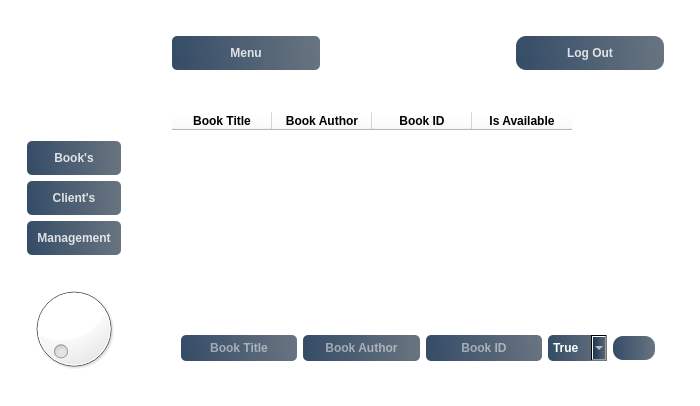
<?xml version="1.0" encoding="UTF-8"?>
<ui version="4.0">
 <class>MainWindow</class>
 <widget class="QMainWindow" name="MainWindow">
  <property name="geometry">
   <rect>
    <x>0</x>
    <y>0</y>
    <width>700</width>
    <height>406</height>
   </rect>
  </property>
  <property name="windowTitle">
   <string>MainWindow</string>
  </property>
  <property name="styleSheet">
   <string notr="true">*{
border: none;
background-color: #ffffff;
color : #000000;
}
#side_menu{
background-color: #071e26;
border-radius: 20px;
}
QPushButton{
padding: 10px;
background-color: #040f13;
border-radius: 5px;
color: #ffffff ;
}



QPushButton#button_logout,#Addbook,#addB_C,#Addclient{	
	background-color: qlineargradient(spread:pad, x1:0, y1:0.505682, x2:1, y2:0.477, stop:0 rgba(20, 47, 78, 219), stop:1 rgba(85, 98, 112, 226));
	color:rgba(255, 255, 255, 210);
	border-radius:10px;
}


QPushButton#button_logout:hover,#Addbook:hover,#addB_C:hover,#Addclient:hover{	
	background-color: qlineargradient(spread:pad, x1:0, y1:0.505682, x2:1, y2:0.477, stop:0 rgba(40, 67, 98, 219), stop:1 rgba(105, 118, 132, 226));
}


QPushButton#button_logout:pressed,#Addbook:pressed,#addB_C:pressed,#Addclient:pressed{	
	padding-left:5px;
	padding-top:5px;
	background-color:rgba(105, 118, 132, 200);
}

/* Style de base pour les boutons */
QPushButton#Management_2,#Books_2,#Client,#Addbook ,#Menu,#Addclient ,#addB_C
{	
    	background-color: qlineargradient(spread:pad, x1:0, y1:0.505682, x2:1, y2:0.477, stop:0 rgba(20, 47, 78, 219), stop:1 rgba(85, 98, 112, 226));
       color:rgba(255, 255, 255, 210);
}

/* Effet au survol */
QPushButton#Management_2:hover,#Books_2:hover,#Client:hover,#Addbook:hover,#Menu:hover,#Addclient:hover,#addB_C:hover
 {	
    color: rgba(155, 168, 182, 220);
}

/* Effet lors du clic */
QPushButton#Management_2:pressed,#Books_2:pressed, #Client:pressed, #Addbook:pressed ,#Menu:pressed, #Addclient:pressed,#addB_C:pressed
{	
    padding-left: 5px;
    padding-top: 5px;
    color: rgba(115, 128, 142, 255);
}

</string>
  </property>
  <widget class="QWidget" name="centralwidget">
   <layout class="QHBoxLayout" name="horizontalLayout">
    <item>
     <widget class="QFrame" name="frame">
      <layout class="QVBoxLayout" name="verticalLayout">
       <item>
        <widget class="QFrame" name="frame_3">
         <property name="styleSheet">
          <string notr="true">
image: url(:/images/images/logo3-removebg-preview.png);</string>
         </property>
         <property name="frameShape">
          <enum>QFrame::StyledPanel</enum>
         </property>
         <property name="frameShadow">
          <enum>QFrame::Raised</enum>
         </property>
        </widget>
       </item>
       <item>
        <widget class="QFrame" name="frame_4">
         <property name="frameShape">
          <enum>QFrame::StyledPanel</enum>
         </property>
         <property name="frameShadow">
          <enum>QFrame::Raised</enum>
         </property>
         <layout class="QVBoxLayout" name="verticalLayout_2">
          <item>
           <widget class="QPushButton" name="Books_2">
            <property name="font">
             <font>
              <weight>75</weight>
              <bold>true</bold>
             </font>
            </property>
            <property name="styleSheet">
             <string notr="true"/>
            </property>
            <property name="text">
             <string>Book's</string>
            </property>
            <property name="icon">
             <iconset>
              <normaloff>images/books_icon.png</normaloff>images/books_icon.png</iconset>
            </property>
           </widget>
          </item>
          <item>
           <widget class="QPushButton" name="Client">
            <property name="font">
             <font>
              <weight>75</weight>
              <bold>true</bold>
             </font>
            </property>
            <property name="styleSheet">
             <string notr="true"/>
            </property>
            <property name="text">
             <string>Client's</string>
            </property>
            <property name="icon">
             <iconset>
              <normaloff>images/person_profile_icon.png</normaloff>images/person_profile_icon.png</iconset>
            </property>
           </widget>
          </item>
          <item>
           <widget class="QPushButton" name="Management_2">
            <property name="font">
             <font>
              <weight>75</weight>
              <bold>true</bold>
             </font>
            </property>
            <property name="text">
             <string>Management</string>
            </property>
            <property name="icon">
             <iconset>
              <normaloff>images/management_clock_icon.png</normaloff>images/management_clock_icon.png</iconset>
            </property>
           </widget>
          </item>
         </layout>
        </widget>
       </item>
       <item>
        <widget class="QFrame" name="frame_5">
         <property name="frameShape">
          <enum>QFrame::StyledPanel</enum>
         </property>
         <property name="frameShadow">
          <enum>QFrame::Raised</enum>
         </property>
         <layout class="QVBoxLayout" name="verticalLayout_4">
          <item>
           <widget class="QDial" name="dial"/>
          </item>
         </layout>
        </widget>
       </item>
      </layout>
     </widget>
    </item>
    <item>
     <widget class="QFrame" name="frame_2">
      <property name="frameShape">
       <enum>QFrame::StyledPanel</enum>
      </property>
      <property name="frameShadow">
       <enum>QFrame::Raised</enum>
      </property>
      <layout class="QVBoxLayout" name="verticalLayout_3">
       <item>
        <widget class="QFrame" name="frame_6">
         <property name="frameShape">
          <enum>QFrame::StyledPanel</enum>
         </property>
         <property name="frameShadow">
          <enum>QFrame::Raised</enum>
         </property>
         <layout class="QHBoxLayout" name="horizontalLayout_2">
          <item>
           <widget class="QWidget" name="widget_9" native="true">
            <layout class="QHBoxLayout" name="horizontalLayout_3">
             <item>
              <widget class="QPushButton" name="Menu">
               <property name="sizePolicy">
                <sizepolicy hsizetype="Minimum" vsizetype="Fixed">
                 <horstretch>5</horstretch>
                 <verstretch>0</verstretch>
                </sizepolicy>
               </property>
               <property name="font">
                <font>
                 <weight>75</weight>
                 <bold>true</bold>
                </font>
               </property>
               <property name="text">
                <string>Menu</string>
               </property>
               <property name="icon">
                <iconset resource="res.qrc">
                 <normaloff>:/images/images/menu (2).png</normaloff>:/images/images/menu (2).png</iconset>
               </property>
               <property name="iconSize">
                <size>
                 <width>16</width>
                 <height>16</height>
                </size>
               </property>
              </widget>
             </item>
            </layout>
           </widget>
          </item>
          <item>
           <widget class="QFrame" name="frame_11">
            <property name="sizePolicy">
             <sizepolicy hsizetype="Preferred" vsizetype="Preferred">
              <horstretch>0</horstretch>
              <verstretch>0</verstretch>
             </sizepolicy>
            </property>
            <property name="frameShape">
             <enum>QFrame::StyledPanel</enum>
            </property>
            <property name="frameShadow">
             <enum>QFrame::Raised</enum>
            </property>
            <layout class="QGridLayout" name="gridLayout">
             <item row="0" column="0">
              <widget class="QLabel" name="label_2">
               <property name="font">
                <font>
                 <weight>75</weight>
                 <bold>true</bold>
                </font>
               </property>
               <property name="styleSheet">
                <string notr="true">image: url(:/images/images/logo3-removebg-preview.png);</string>
               </property>
               <property name="text">
                <string/>
               </property>
               <property name="alignment">
                <set>Qt::AlignCenter</set>
               </property>
              </widget>
             </item>
            </layout>
           </widget>
          </item>
          <item>
           <widget class="QFrame" name="frame_10">
            <property name="frameShape">
             <enum>QFrame::StyledPanel</enum>
            </property>
            <property name="frameShadow">
             <enum>QFrame::Raised</enum>
            </property>
            <layout class="QHBoxLayout" name="horizontalLayout_4">
             <item>
              <widget class="QPushButton" name="button_logout">
               <property name="font">
                <font>
                 <weight>75</weight>
                 <bold>true</bold>
                </font>
               </property>
               <property name="text">
                <string>Log Out</string>
               </property>
               <property name="icon">
                <iconset>
                 <normaloff>images/logout_close_icon.png</normaloff>images/logout_close_icon.png</iconset>
               </property>
              </widget>
             </item>
            </layout>
           </widget>
          </item>
         </layout>
        </widget>
       </item>
       <item>
        <widget class="QFrame" name="frame_7">
         <property name="frameShape">
          <enum>QFrame::StyledPanel</enum>
         </property>
         <property name="frameShadow">
          <enum>QFrame::Raised</enum>
         </property>
         <layout class="QHBoxLayout" name="horizontalLayout_5">
          <item>
           <widget class="QStackedWidget" name="stackedWidget">
            <property name="mouseTracking">
             <bool>false</bool>
            </property>
            <property name="currentIndex">
             <number>0</number>
            </property>
            <widget class="QWidget" name="Books">
             <layout class="QVBoxLayout" name="verticalLayout_5">
              <item>
               <layout class="QVBoxLayout" name="verticalLayout_6">
                <item>
                 <widget class="QTableWidget" name="tableWidget">
                  <property name="font">
                   <font>
                    <weight>75</weight>
                    <bold>true</bold>
                   </font>
                  </property>
                  <column>
                   <property name="text">
                    <string>Book Title</string>
                   </property>
                   <property name="font">
                    <font>
                     <weight>75</weight>
                     <bold>true</bold>
                    </font>
                   </property>
                   <property name="textAlignment">
                    <set>AlignCenter</set>
                   </property>
                  </column>
                  <column>
                   <property name="text">
                    <string>Book Author</string>
                   </property>
                   <property name="font">
                    <font>
                     <weight>75</weight>
                     <bold>true</bold>
                    </font>
                   </property>
                   <property name="textAlignment">
                    <set>AlignCenter</set>
                   </property>
                  </column>
                  <column>
                   <property name="text">
                    <string>Book ID</string>
                   </property>
                   <property name="font">
                    <font>
                     <pointsize>9</pointsize>
                     <weight>75</weight>
                     <bold>true</bold>
                    </font>
                   </property>
                   <property name="textAlignment">
                    <set>AlignCenter</set>
                   </property>
                  </column>
                  <column>
                   <property name="text">
                    <string>Is Available</string>
                   </property>
                   <property name="font">
                    <font>
                     <weight>75</weight>
                     <bold>true</bold>
                    </font>
                   </property>
                   <property name="textAlignment">
                    <set>AlignCenter</set>
                   </property>
                  </column>
                 </widget>
                </item>
                <item alignment="Qt::AlignBottom">
                 <widget class="QFrame" name="frame_8">
                  <property name="frameShape">
                   <enum>QFrame::StyledPanel</enum>
                  </property>
                  <property name="frameShadow">
                   <enum>QFrame::Raised</enum>
                  </property>
                  <layout class="QHBoxLayout" name="horizontalLayout_6">
                   <item>
                    <widget class="QLineEdit" name="lineEdit_3">
                     <property name="font">
                      <font>
                       <weight>75</weight>
                       <bold>true</bold>
                      </font>
                     </property>
                     <property name="styleSheet">
                      <string notr="true">
padding: 5px;
border-radius: 5px;
color: #fff ;
	background-color: qlineargradient(spread:pad, x1:0, y1:0.505682, x2:1, y2:0.477, stop:0 rgba(20, 47, 78, 219), stop:1 rgba(85, 98, 112, 226));</string>
                     </property>
                     <property name="alignment">
                      <set>Qt::AlignCenter</set>
                     </property>
                     <property name="placeholderText">
                      <string>Book Title</string>
                     </property>
                    </widget>
                   </item>
                   <item>
                    <widget class="QLineEdit" name="lineEdit">
                     <property name="font">
                      <font>
                       <weight>75</weight>
                       <bold>true</bold>
                      </font>
                     </property>
                     <property name="styleSheet">
                      <string notr="true">	background-color: qlineargradient(spread:pad, x1:0, y1:0.505682, x2:1, y2:0.477, stop:0 rgba(20, 47, 78, 219), stop:1 rgba(85, 98, 112, 226));
color: rgb(255, 255, 255);
padding: 5px;
border-radius: 5px;
</string>
                     </property>
                     <property name="alignment">
                      <set>Qt::AlignCenter</set>
                     </property>
                     <property name="placeholderText">
                      <string>Book Author</string>
                     </property>
                    </widget>
                   </item>
                   <item>
                    <widget class="QLineEdit" name="lineEdit_2">
                     <property name="font">
                      <font>
                       <weight>75</weight>
                       <bold>true</bold>
                      </font>
                     </property>
                     <property name="styleSheet">
                      <string notr="true">	background-color: qlineargradient(spread:pad, x1:0, y1:0.505682, x2:1, y2:0.477, stop:0 rgba(20, 47, 78, 219), stop:1 rgba(85, 98, 112, 226));
color: rgb(255, 255, 255);
padding: 5px;
border-radius: 5px;
</string>
                     </property>
                     <property name="alignment">
                      <set>Qt::AlignCenter</set>
                     </property>
                     <property name="placeholderText">
                      <string>Book ID</string>
                     </property>
                    </widget>
                   </item>
                   <item>
                    <widget class="QComboBox" name="comboBox">
                     <property name="font">
                      <font>
                       <weight>75</weight>
                       <bold>true</bold>
                      </font>
                     </property>
                     <property name="styleSheet">
                      <string notr="true">	background-color: qlineargradient(spread:pad, x1:0, y1:0.505682, x2:1, y2:0.477, stop:0 rgba(20, 47, 78, 219), stop:1 rgba(85, 98, 112, 226));
color: rgb(255, 255, 255);
padding: 5px;
border-radius: 5px;
</string>
                     </property>
                     <item>
                      <property name="text">
                       <string>True</string>
                      </property>
                     </item>
                     <item>
                      <property name="text">
                       <string>False</string>
                      </property>
                     </item>
                    </widget>
                   </item>
                   <item>
                    <widget class="QPushButton" name="Addbook">
                     <property name="font">
                      <font>
                       <weight>50</weight>
                       <bold>false</bold>
                      </font>
                     </property>
                     <property name="styleSheet">
                      <string notr="true">padding: 5px;

</string>
                     </property>
                     <property name="text">
                      <string/>
                     </property>
                     <property name="icon">
                      <iconset>
                       <normaloff>images/add_plus_icon.png</normaloff>images/add_plus_icon.png</iconset>
                     </property>
                     <property name="checkable">
                      <bool>false</bool>
                     </property>
                     <property name="autoDefault">
                      <bool>false</bool>
                     </property>
                    </widget>
                   </item>
                  </layout>
                 </widget>
                </item>
               </layout>
              </item>
             </layout>
            </widget>
            <widget class="QWidget" name="Clients">
             <layout class="QVBoxLayout" name="verticalLayout_8">
              <item>
               <layout class="QVBoxLayout" name="verticalLayout_7">
                <item>
                 <widget class="QTableWidget" name="tableWidget_2">
                  <property name="font">
                   <font>
                    <weight>75</weight>
                    <bold>true</bold>
                   </font>
                  </property>
                  <column>
                   <property name="text">
                    <string>First Name</string>
                   </property>
                   <property name="font">
                    <font>
                     <weight>75</weight>
                     <bold>true</bold>
                    </font>
                   </property>
                   <property name="textAlignment">
                    <set>AlignCenter</set>
                   </property>
                  </column>
                  <column>
                   <property name="text">
                    <string>Last Name</string>
                   </property>
                   <property name="font">
                    <font>
                     <weight>75</weight>
                     <bold>true</bold>
                    </font>
                   </property>
                   <property name="textAlignment">
                    <set>AlignCenter</set>
                   </property>
                  </column>
                  <column>
                   <property name="text">
                    <string>Client ID</string>
                   </property>
                   <property name="font">
                    <font>
                     <weight>75</weight>
                     <bold>true</bold>
                    </font>
                   </property>
                   <property name="textAlignment">
                    <set>AlignCenter</set>
                   </property>
                  </column>
                  <column>
                   <property name="text">
                    <string>Client Email</string>
                   </property>
                   <property name="font">
                    <font>
                     <weight>75</weight>
                     <bold>true</bold>
                    </font>
                   </property>
                   <property name="textAlignment">
                    <set>AlignCenter</set>
                   </property>
                  </column>
                 </widget>
                </item>
                <item>
                 <widget class="QFrame" name="frame_12">
                  <property name="frameShape">
                   <enum>QFrame::StyledPanel</enum>
                  </property>
                  <property name="frameShadow">
                   <enum>QFrame::Raised</enum>
                  </property>
                  <layout class="QHBoxLayout" name="horizontalLayout_7">
                   <item>
                    <widget class="QLineEdit" name="lineEdit_5">
                     <property name="font">
                      <font>
                       <weight>75</weight>
                       <bold>true</bold>
                      </font>
                     </property>
                     <property name="styleSheet">
                      <string notr="true">	background-color: qlineargradient(spread:pad, x1:0, y1:0.505682, x2:1, y2:0.477, stop:0 rgba(20, 47, 78, 219), stop:1 rgba(85, 98, 112, 226));
padding: 5px;
border-radius: 5px;
color: #fff ;</string>
                     </property>
                     <property name="alignment">
                      <set>Qt::AlignCenter</set>
                     </property>
                     <property name="placeholderText">
                      <string>First Name</string>
                     </property>
                    </widget>
                   </item>
                   <item>
                    <widget class="QLineEdit" name="lineEdit_6">
                     <property name="font">
                      <font>
                       <weight>75</weight>
                       <bold>true</bold>
                      </font>
                     </property>
                     <property name="styleSheet">
                      <string notr="true">	background-color: qlineargradient(spread:pad, x1:0, y1:0.505682, x2:1, y2:0.477, stop:0 rgba(20, 47, 78, 219), stop:1 rgba(85, 98, 112, 226));
padding: 5px;
border-radius: 5px;
color: #fff ;</string>
                     </property>
                     <property name="alignment">
                      <set>Qt::AlignCenter</set>
                     </property>
                     <property name="placeholderText">
                      <string>Last Name</string>
                     </property>
                    </widget>
                   </item>
                   <item>
                    <widget class="QLineEdit" name="lineEdit_7">
                     <property name="font">
                      <font>
                       <weight>75</weight>
                       <bold>true</bold>
                      </font>
                     </property>
                     <property name="styleSheet">
                      <string notr="true">	background-color: qlineargradient(spread:pad, x1:0, y1:0.505682, x2:1, y2:0.477, stop:0 rgba(20, 47, 78, 219), stop:1 rgba(85, 98, 112, 226));
padding: 5px;
border-radius: 5px;
color: #fff ;</string>
                     </property>
                     <property name="alignment">
                      <set>Qt::AlignCenter</set>
                     </property>
                     <property name="placeholderText">
                      <string>Client ID</string>
                     </property>
                    </widget>
                   </item>
                   <item>
                    <widget class="QLineEdit" name="lineEdit_8">
                     <property name="font">
                      <font>
                       <weight>75</weight>
                       <bold>true</bold>
                      </font>
                     </property>
                     <property name="styleSheet">
                      <string notr="true">	background-color: qlineargradient(spread:pad, x1:0, y1:0.505682, x2:1, y2:0.477, stop:0 rgba(20, 47, 78, 219), stop:1 rgba(85, 98, 112, 226));
padding: 5px;
border-radius: 5px;
color: #fff ;</string>
                     </property>
                     <property name="alignment">
                      <set>Qt::AlignCenter</set>
                     </property>
                     <property name="placeholderText">
                      <string>Client Email</string>
                     </property>
                    </widget>
                   </item>
                   <item>
                    <widget class="QPushButton" name="Addclient">
                     <property name="styleSheet">
                      <string notr="true">padding: 5px;

</string>
                     </property>
                     <property name="text">
                      <string/>
                     </property>
                     <property name="icon">
                      <iconset>
                       <normaloff>images/add_plus_icon.png</normaloff>images/add_plus_icon.png</iconset>
                     </property>
                    </widget>
                   </item>
                  </layout>
                 </widget>
                </item>
               </layout>
              </item>
             </layout>
            </widget>
            <widget class="QWidget" name="Management">
             <layout class="QVBoxLayout" name="verticalLayout_10">
              <item>
               <layout class="QVBoxLayout" name="verticalLayout_9">
                <item>
                 <widget class="QTableWidget" name="tableWidget_3">
                  <property name="minimumSize">
                   <size>
                    <width>453</width>
                    <height>184</height>
                   </size>
                  </property>
                  <property name="maximumSize">
                   <size>
                    <width>453</width>
                    <height>16777215</height>
                   </size>
                  </property>
                  <property name="font">
                   <font>
                    <weight>75</weight>
                    <bold>true</bold>
                   </font>
                  </property>
                  <column>
                   <property name="text">
                    <string>Client Name</string>
                   </property>
                   <property name="font">
                    <font>
                     <weight>75</weight>
                     <bold>true</bold>
                     <stylestrategy>PreferAntialias</stylestrategy>
                    </font>
                   </property>
                   <property name="textAlignment">
                    <set>AlignCenter</set>
                   </property>
                  </column>
                  <column>
                   <property name="text">
                    <string>Client ID</string>
                   </property>
                   <property name="font">
                    <font>
                     <weight>75</weight>
                     <bold>true</bold>
                    </font>
                   </property>
                   <property name="textAlignment">
                    <set>AlignCenter</set>
                   </property>
                  </column>
                  <column>
                   <property name="text">
                    <string>Books Borrowed</string>
                   </property>
                   <property name="font">
                    <font>
                     <weight>75</weight>
                     <bold>true</bold>
                    </font>
                   </property>
                   <property name="textAlignment">
                    <set>AlignCenter</set>
                   </property>
                  </column>
                 </widget>
                </item>
                <item alignment="Qt::AlignBottom">
                 <widget class="QFrame" name="frame_13">
                  <property name="frameShape">
                   <enum>QFrame::StyledPanel</enum>
                  </property>
                  <property name="frameShadow">
                   <enum>QFrame::Raised</enum>
                  </property>
                  <layout class="QHBoxLayout" name="horizontalLayout_8">
                   <item>
                    <widget class="QLabel" name="label">
                     <property name="font">
                      <font>
                       <weight>75</weight>
                       <bold>true</bold>
                      </font>
                     </property>
                     <property name="text">
                      <string>Client Name</string>
                     </property>
                     <property name="alignment">
                      <set>Qt::AlignCenter</set>
                     </property>
                    </widget>
                   </item>
                   <item>
                    <widget class="QComboBox" name="comboBox_2">
                     <property name="enabled">
                      <bool>false</bool>
                     </property>
                     <property name="sizePolicy">
                      <sizepolicy hsizetype="MinimumExpanding" vsizetype="Fixed">
                       <horstretch>0</horstretch>
                       <verstretch>0</verstretch>
                      </sizepolicy>
                     </property>
                     <property name="font">
                      <font>
                       <weight>75</weight>
                       <bold>true</bold>
                      </font>
                     </property>
                     <property name="styleSheet">
                      <string notr="true">background-color: qlineargradient(spread:pad, x1:0, y1:0.505682, x2:1, y2:0.477, stop:0 rgba(20, 47, 78, 219), stop:1 rgba(85, 98, 112, 226));
padding: 5px;
border-radius: 5px;
color: #fff ;</string>
                     </property>
                     <property name="placeholderText">
                      <string/>
                     </property>
                    </widget>
                   </item>
                   <item>
                    <widget class="QLabel" name="label_3">
                     <property name="font">
                      <font>
                       <weight>75</weight>
                       <bold>true</bold>
                      </font>
                     </property>
                     <property name="text">
                      <string>Books</string>
                     </property>
                     <property name="alignment">
                      <set>Qt::AlignCenter</set>
                     </property>
                    </widget>
                   </item>
                   <item>
                    <widget class="QComboBox" name="comboBox_3">
                     <property name="sizePolicy">
                      <sizepolicy hsizetype="MinimumExpanding" vsizetype="Fixed">
                       <horstretch>0</horstretch>
                       <verstretch>0</verstretch>
                      </sizepolicy>
                     </property>
                     <property name="styleSheet">
                      <string notr="true">background-color: qlineargradient(spread:pad, x1:0, y1:0.505682, x2:1, y2:0.477, stop:0 rgba(20, 47, 78, 219), stop:1 rgba(85, 98, 112, 226));
padding: 5px;
border-radius: 5px;
color: #fff ;</string>
                     </property>
                     <property name="placeholderText">
                      <string>Client Name</string>
                     </property>
                    </widget>
                   </item>
                   <item>
                    <widget class="QPushButton" name="addB_C">
                     <property name="styleSheet">
                      <string notr="true">padding: 5px;
</string>
                     </property>
                     <property name="text">
                      <string/>
                     </property>
                     <property name="icon">
                      <iconset>
                       <normaloff>images/add_plus_icon.png</normaloff>images/add_plus_icon.png</iconset>
                     </property>
                    </widget>
                   </item>
                  </layout>
                 </widget>
                </item>
               </layout>
              </item>
             </layout>
            </widget>
           </widget>
          </item>
         </layout>
        </widget>
       </item>
      </layout>
     </widget>
    </item>
   </layout>
  </widget>
 </widget>
 <tabstops>
  <tabstop>Client</tabstop>
  <tabstop>Books_2</tabstop>
  <tabstop>Menu</tabstop>
  <tabstop>button_logout</tabstop>
  <tabstop>tableWidget</tabstop>
  <tabstop>lineEdit_3</tabstop>
  <tabstop>lineEdit</tabstop>
  <tabstop>lineEdit_2</tabstop>
  <tabstop>Addbook</tabstop>
  <tabstop>tableWidget_2</tabstop>
  <tabstop>lineEdit_5</tabstop>
  <tabstop>lineEdit_6</tabstop>
  <tabstop>lineEdit_7</tabstop>
  <tabstop>lineEdit_8</tabstop>
  <tabstop>Management_2</tabstop>
  <tabstop>Addclient</tabstop>
  <tabstop>tableWidget_3</tabstop>
  <tabstop>addB_C</tabstop>
  <tabstop>comboBox</tabstop>
  <tabstop>comboBox_2</tabstop>
  <tabstop>comboBox_3</tabstop>
  <tabstop>dial</tabstop>
 </tabstops>
 <resources>
  <include location="res.qrc"/>
 </resources>
 <connections>
  <connection>
   <sender>Menu</sender>
   <signal>clicked()</signal>
   <receiver>frame</receiver>
   <slot>close()</slot>
   <hints>
    <hint type="sourcelabel">
     <x>208</x>
     <y>45</y>
    </hint>
    <hint type="destinationlabel">
     <x>154</x>
     <y>42</y>
    </hint>
   </hints>
  </connection>
  <connection>
   <sender>Menu</sender>
   <signal>pressed()</signal>
   <receiver>frame</receiver>
   <slot>show()</slot>
   <hints>
    <hint type="sourcelabel">
     <x>209</x>
     <y>65</y>
    </hint>
    <hint type="destinationlabel">
     <x>156</x>
     <y>68</y>
    </hint>
   </hints>
  </connection>
 </connections>
</ui>
